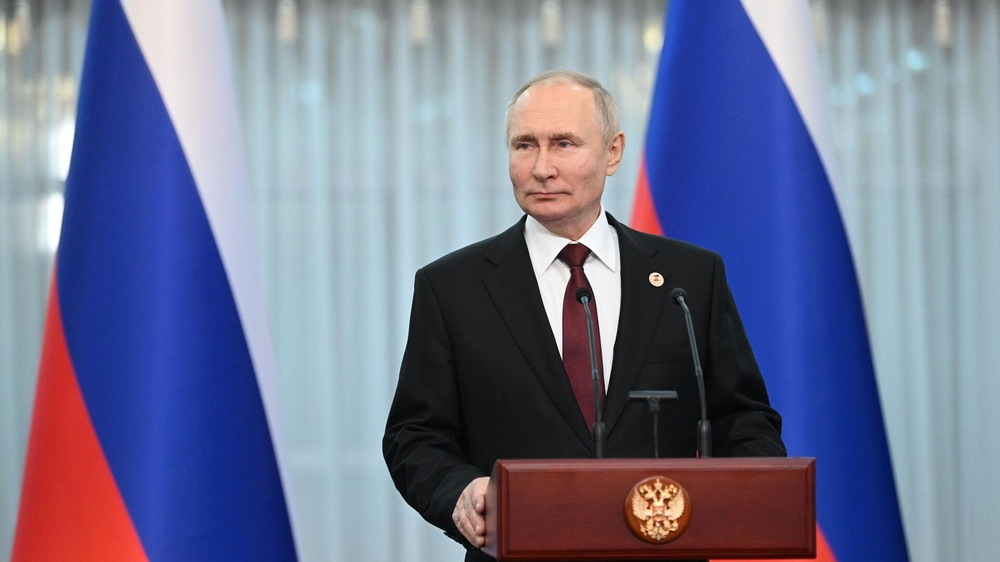
#> input picture hw11/putin.jpg, 1000 x 562 px, shrunk from 1920 x 1080 before the run, found by its file name
$ jupyter execute hw11.ipynb
#> lines starting #> are read from the running program, lines starting #| are printed output that depends on the picture
[cell 1]
import random
import cv2
import matplotlib.pyplot as plt


def add_noise(img, percentage):
    row , col = img.shape

    number_of_pixels = row * col
    perc = percentage / 100
    for i in range(round(round(number_of_pixels * perc) / 4) ):

        # Pick a random y coordinate
        y_coord=random.randint(0, row - 1)

        # Pick a random x coordinate
        x_coord=random.randint(0, col - 1)

        # Color that pixel to white
        img[y_coord][x_coord] = 255

    for i in range(round(round(number_of_pixels * perc) / 4)):

        # Pick a random y coordinate
        y_coord=random.randint(0, row - 1)

        # Pick a random x coordinate
        x_coord=random.randint(0, col - 1)

        # Color that pixel to black
        img[y_coord][x_coord] = 0

    return img

def on_change(value):
    global noise
    print(value)
    noise = value
    salted = add_noise(img, value)
    cv2.imshow('salt-pepper noise', salted)
    plt.imshow(mag_spectrum(cv2.imread('/home/timur/PythonProjects/robotics/hw11/putin.jpg', 0)), cmap='gray')
    plt.show()
    cv2.waitKey(1)

def mag_spectrum(img):
    f = np.fft.fft2(img)
    fshift = np.fft.fftshift(f)
    return 20 * np.log(np.abs(fshift))

img = cv2.imread('/home/timur/PythonProjects/robotics/hw11/putin.jpg',
                 cv2.IMREAD_GRAYSCALE)
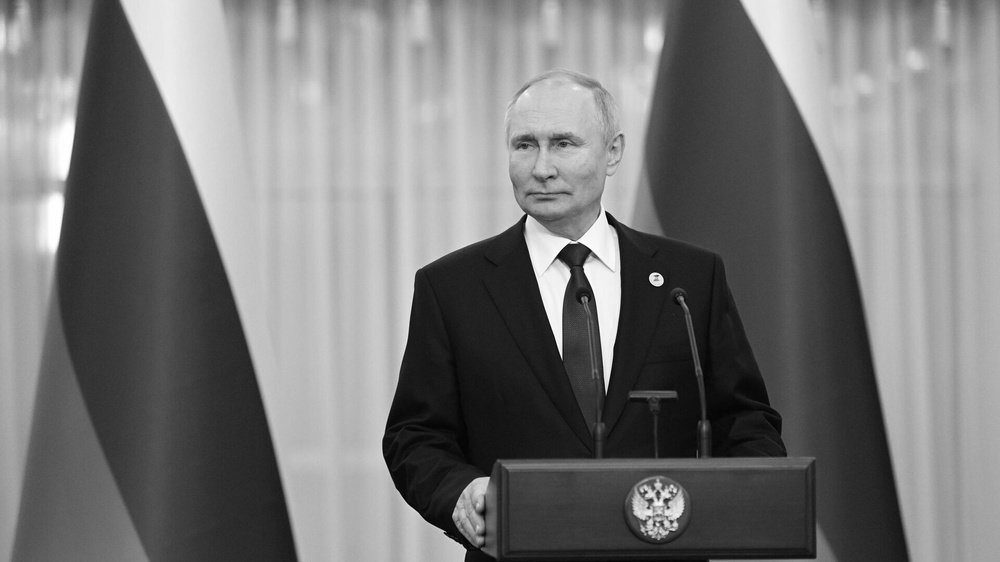
#> img: shape (562, 1000); min 0, max 255, mean 119
windowName = 'salt-pepper noise'
cv2.imshow(windowName, add_noise(img, 0))

cv2.createTrackbar('noise:', windowName, 0, 100, on_change)

cv2.waitKey(0)
cv2.destroyAllWindows()

[cell 2]
import cv2 as cv
import numpy as np
from random import random
import matplotlib.pyplot as plt

img = cv2.imread('/home/timur/PythonProjects/robotics/hw11/putin.jpg',0)

dft = cv.dft(np.float32(img),flags = cv.DFT_COMPLEX_OUTPUT)
dft_shift = np.fft.fftshift(dft)
magnitude_spectrum = 20*np.log(cv.magnitude(dft_shift[:,:,0],dft_shift[:,:,1]))
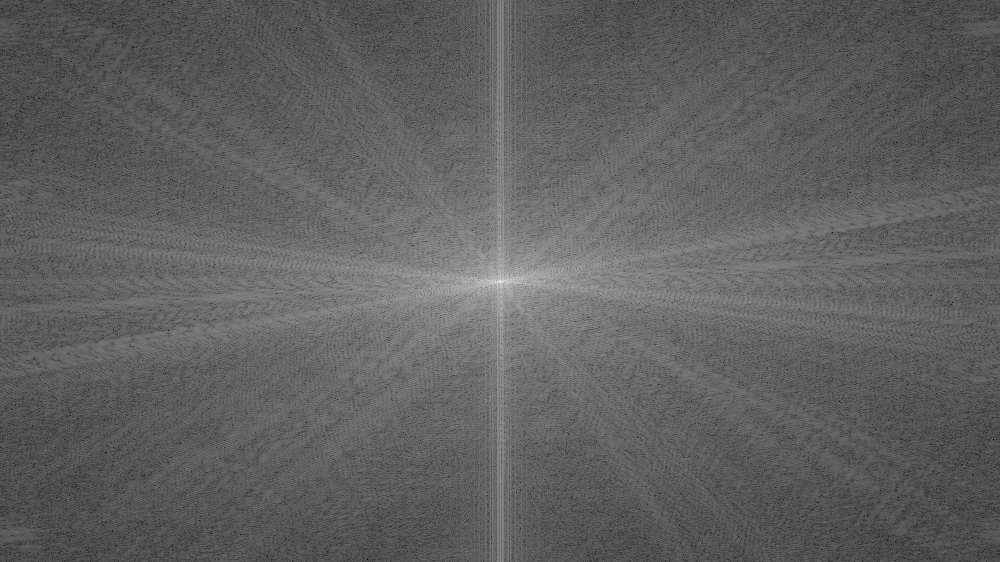
#> magnitude_spectrum: shape (562, 1000) float32; min 25.23, max 360.4, mean 152.5; drawn with min black and max white
plt.figure(figsize=(15,15))
plt.subplot(121),plt.imshow(img, cmap = 'gray')
plt.figure(figsize=(15,15))
plt.title('Input Image'), plt.xticks([]), plt.yticks([])
plt.subplot(122),plt.imshow(magnitude_spectrum, cmap = 'gray')
plt.title('Magnitude Spectrum'), plt.xticks([]), plt.yticks([])
plt.show()

[cell 3]
rows, cols = img.shape
#> rows = 562; cols = 1000
crow,ccol = round(rows/2) , round(cols/2)
#> crow = 281; ccol = 500
# create a mask first, center square is 1, remaining all zeros
mask = np.zeros((rows,cols,2),np.uint8)
mask[crow-30:crow+30, ccol-30:ccol+30] = 1
# apply mask and inverse DFT
fshift = dft_shift*mask
f_ishift = np.fft.ifftshift(fshift)
img_back = cv.idft(f_ishift)
img_back = cv.magnitude(img_back[:,:,0],img_back[:,:,1])
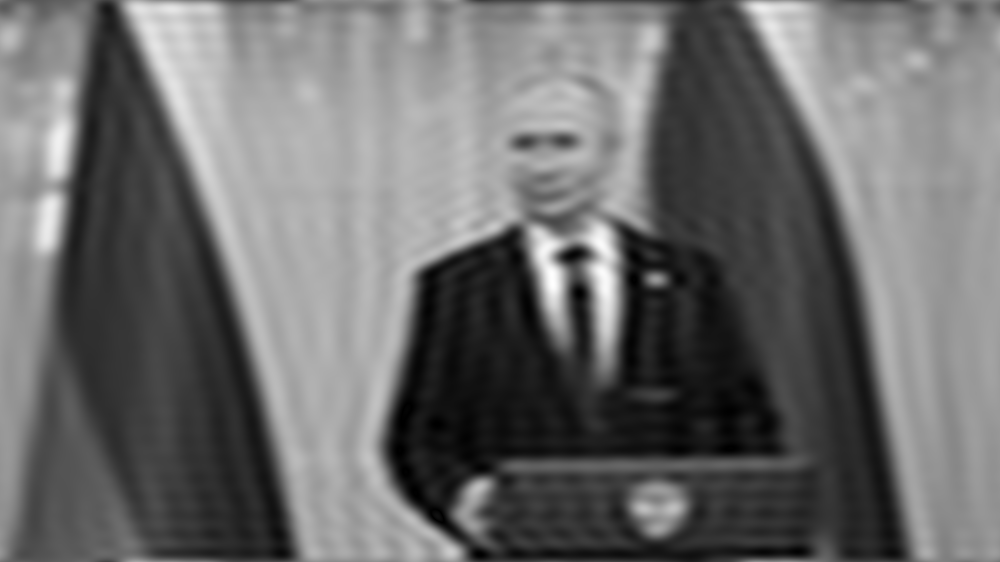
#> img_back: shape (562, 1000) float32; min 47621.4, max 157236240, mean 66868632; drawn with min black and max white
plt.figure(figsize=(15,15))
plt.subplot(121),plt.imshow(img, cmap = 'gray')
plt.title('Input Image'), plt.xticks([]), plt.yticks([])
plt.figure(figsize=(15,15))
plt.subplot(122),plt.imshow(img_back, cmap = 'gray')
plt.title('Magnitude Spectrum'), plt.xticks([]), plt.yticks([])
plt.show()

[cell 4]
import cv2 as cv
import numpy as np
from matplotlib import pyplot as plt
# simple averaging filter without scaling parameter
mean_filter = np.ones((3,3))
# creating a gaussian filter
x = cv.getGaussianKernel(5,10)
gaussian = x*x.T
# different edge detecting filters
# scharr in x-direction
scharr = np.array([[-3, 0, 3],
                   [-10,0,10],
                   [-3, 0, 3]])
# sobel in x direction
sobel_x= np.array([[-1, 0, 1],
                   [-2, 0, 2],
                   [-1, 0, 1]])
# sobel in y direction
sobel_y= np.array([[-1,-2,-1],
                   [0, 0, 0],
                   [1, 2, 1]])
# laplacian
laplacian=np.array([[0, 1, 0],
                    [1,-4, 1],
                    [0, 1, 0]])
filters = [mean_filter, gaussian, laplacian, sobel_x, sobel_y, scharr]
filter_name = ['mean_filter', 'gaussian','laplacian', 'sobel_x', \
                'sobel_y', 'scharr_x']
fft_filters = [np.fft.fft2(x) for x in filters]
fft_shift = [np.fft.fftshift(y) for y in fft_filters]
mag_spectrum = [np.log(np.abs(z)+1) for z in fft_shift]
for i in range(6):
    plt.figure(figsize=(15,15))
    plt.subplot(2,3,i+1),plt.imshow(mag_spectrum[i],cmap = 'gray')
    plt.title(filter_name[i]), plt.xticks([]), plt.yticks([])
plt.show()
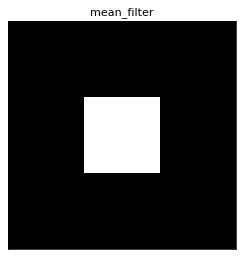
#> figure drawn by matplotlib, 1 panel
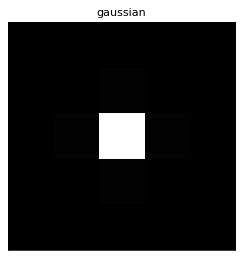
#> figure drawn by matplotlib, 1 panel
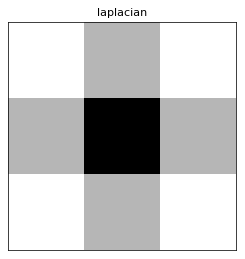
#> figure drawn by matplotlib, 1 panel
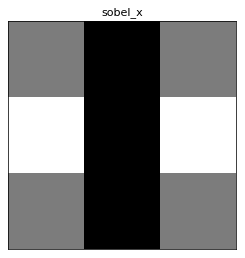
#> figure drawn by matplotlib, 1 panel
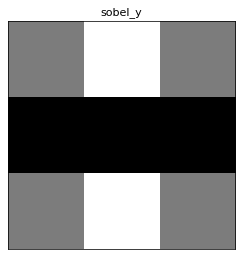
#> figure drawn by matplotlib, 1 panel
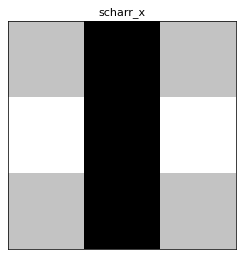
#> figure drawn by matplotlib, 1 panel
